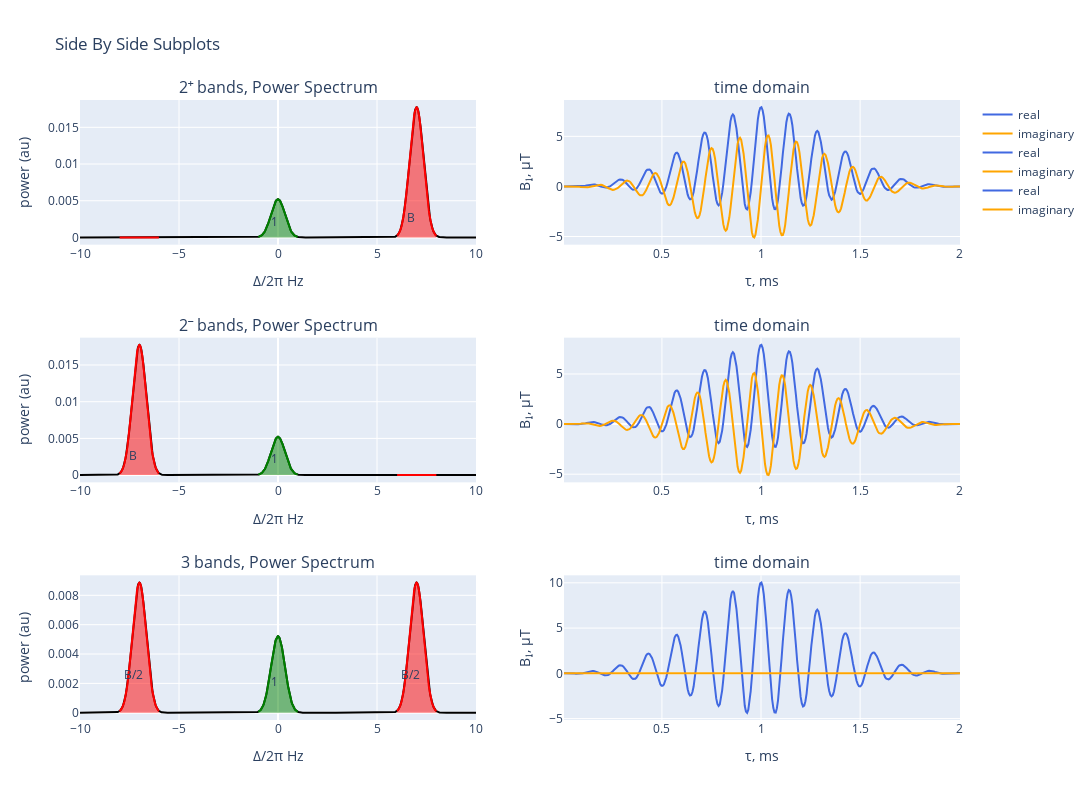

Notebook source saved alongside this figure:
### Code cell
fig = make_subplots(rows=3, cols=2, subplot_titles=(f'2\N{SUPERSCRIPT PLUS SIGN} bands, Power Spectrum', 'time domain',
                                                    f'2\N{SUPERSCRIPT MINUS} bands, Power Spectrum', 'time domain',
                                                   f'3 bands, Power Spectrum', 'time domain'), vertical_spacing=0.15)
# plot figures
for i in range(1,4):
    pwr = np.power(abs(F.dot(pulses[i-1])),2)
    
    # plot left column
    fig.append_trace(go.Scatter(x=ff*float(1e-3), y=pwr, line=dict(color="black"), showlegend=False), row=i, col=1)

    idx = (ff>float(-1e3)) & (ff<float(1e3))
    fig.append_trace(go.Scatter(x=ff[idx]*float(1e-3), y=pwr[idx], fill='tozeroy', line=dict(color='green'), showlegend=False), row=i, col=1)
    
    
    idx = (ff>float(6e3)) & (ff<float(8e3))    
    fig.append_trace(go.Scatter(x=ff[idx]*float(1e-3), y=pwr[idx], fill='tozeroy', line=dict(color='red'), showlegend=False), row=i, col=1)
    
    idx = (ff>float(-8e3)) & (ff<float(-6e3))    
    fig.append_trace(go.Scatter(x=ff[idx]*float(1e-3), y=pwr[idx], fill='tozeroy', line=dict(color='red'), showlegend=False), row=i, col=1)
    
    # plot right column
    fig.append_trace(go.Scatter(x=tt*float(1e3), y=pulses[i-1].real, line=dict(color="royalblue"), name='real', ), row=i, col=2)
    fig.append_trace(go.Scatter(x=tt*float(1e3), y=pulses[i-1].imag, line=dict(color="orange"), name='imaginary',), row=i, col=2)


# figure styling
# ticks, names, colors, legends...
fig['layout']['xaxis']['title'] = f'\N{GREEK CAPITAL LETTER DELTA}/2\N{GREEK SMALL LETTER PI} Hz'
fig['layout']['yaxis']['title'] = 'power (au)'

fig['layout']['xaxis3']['title'] = f'\N{GREEK CAPITAL LETTER DELTA}/2\N{GREEK SMALL LETTER PI} Hz'
fig['layout']['yaxis3']['title'] = 'power (au)'

fig['layout']['xaxis5']['title'] = f'\N{GREEK CAPITAL LETTER DELTA}/2\N{GREEK SMALL LETTER PI} Hz'
fig['layout']['yaxis5']['title'] = 'power (au)'

fig['layout']['xaxis2']['title'] = f'\N{GREEK SMALL LETTER TAU}, ms'
fig['layout']['yaxis2']['title'] = f'B\N{SUBSCRIPT ONE}, \N{GREEK SMALL LETTER MU}T'
fig['layout']['xaxis2']['tick0'] = 0
fig['layout']['xaxis2']['dtick'] = 0.5

fig['layout']['xaxis4']['title'] = f'\N{GREEK SMALL LETTER TAU}, ms'
fig['layout']['yaxis4']['title'] = f'B\N{SUBSCRIPT ONE}, \N{GREEK SMALL LETTER MU}T'
fig['layout']['xaxis4']['tick0'] = 0
fig['layout']['xaxis4']['dtick'] = 0.5

fig['layout']['xaxis6']['title'] = f'\N{GREEK SMALL LETTER TAU}, ms'
fig['layout']['yaxis6']['title'] = f'B\N{SUBSCRIPT ONE}, \N{GREEK SMALL LETTER MU}T'
fig['layout']['xaxis6']['tick0'] = 0
fig['layout']['xaxis6']['dtick'] = 0.5


# text on green and red parts
fig.append_trace(go.Scatter(
    x=[-0.2, 6.7, -7.3],
    y=[0.002, 0.0025, 0.0025],
    mode="text",
    text=[1, f'\N{GREEK CAPITAL LETTER BETA}',''], showlegend=False), row=1, col=1)

fig.append_trace(go.Scatter(
    x=[-0.2, 6.7, -7.3],
    y=[0.002, 0.0025, 0.0025],
    mode="text",
    text=[1,'', f'\N{GREEK CAPITAL LETTER BETA}'], showlegend=False), row=2, col=1)

fig.append_trace(go.Scatter(
    x=[-0.2, 6.7, -7.3],
    y=[0.002, 0.0025, 0.0025],
    mode="text",
    text=[1, f'\N{GREEK CAPITAL LETTER BETA}/2',f'\N{GREEK CAPITAL LETTER BETA}/2'], showlegend=False), row=3, col=1)

fig.update_layout(height=800, width=1200, title_text="Side By Side Subplots")
fig.show()
